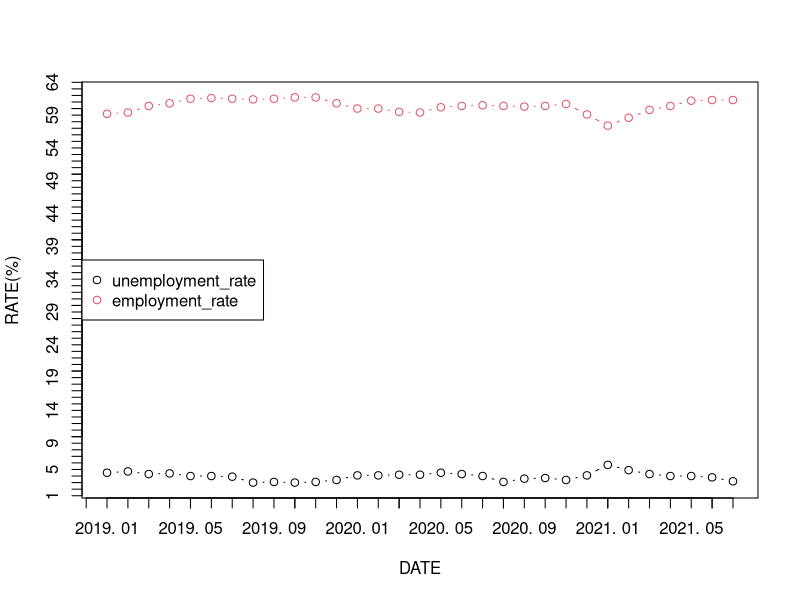

Write the R code that produced this figure.
df <- read.table('./assignment/question2/data/ECONOMICALLY_ACTIVE_POPULATION.csv',
                 sep = ',',
                 fileEncoding = 'utf-8')[, -1]
unemployment_rate <- t(df[3, c(T, F)])
employment_rate <- t(df[3, c(F, T)])
value_range <- t(df[1, c(F, T)])
data <- data.frame(cbind(unemployment_rate, employment_rate))
colnames(data) <- c('unemployment_rate', 'employment_rate')
rownames(data) <- value_range
matplot(data, type = "b", pch = 1, col = 1:3, ylab = "RATE(%)", xlab = "DATE", labels = F)
axis(side = 2, at = 1:100)
axis(side = 1, at = seq_along(value_range), value_range)
legend('left', legend = c('unemployment_rate', 'employment_rate'), pch = 1, col = 1:3)